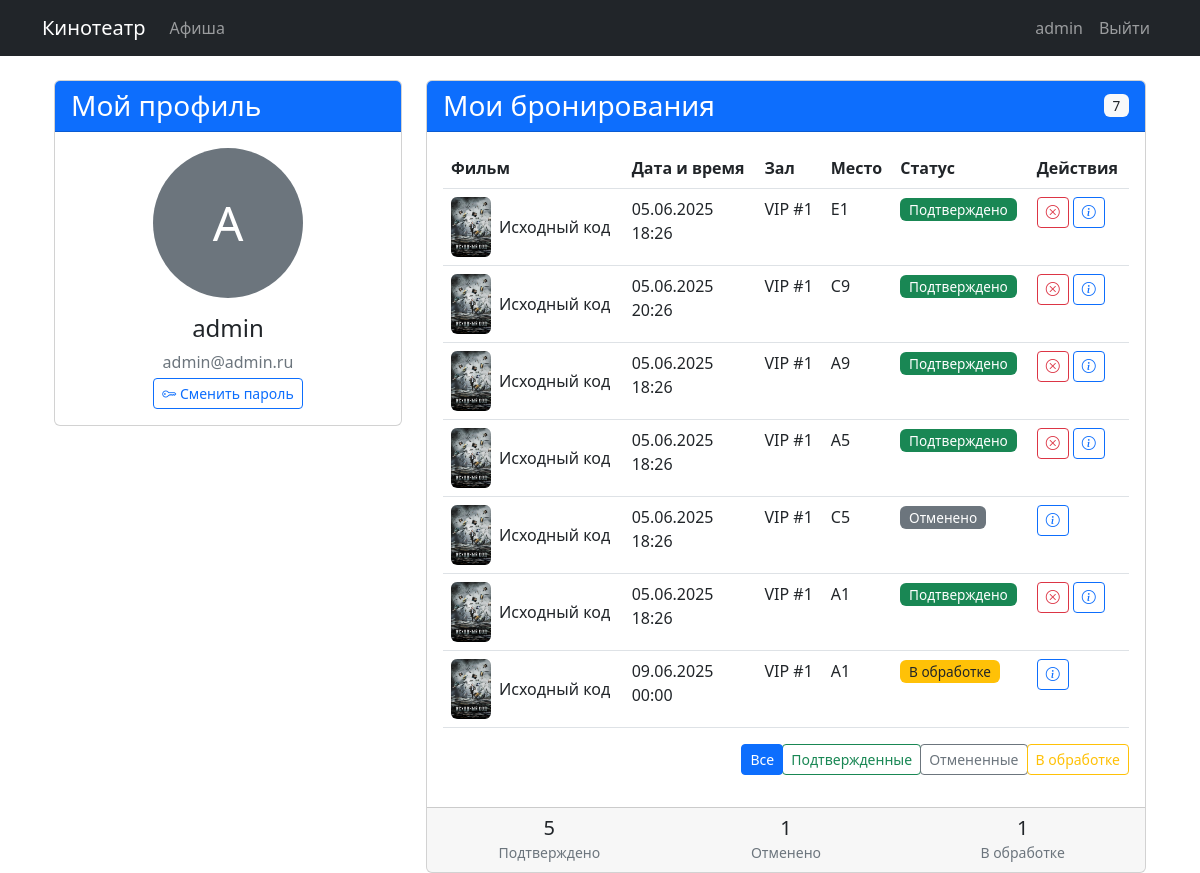
The page /profile/ (signed in) on the database as committed earlier.
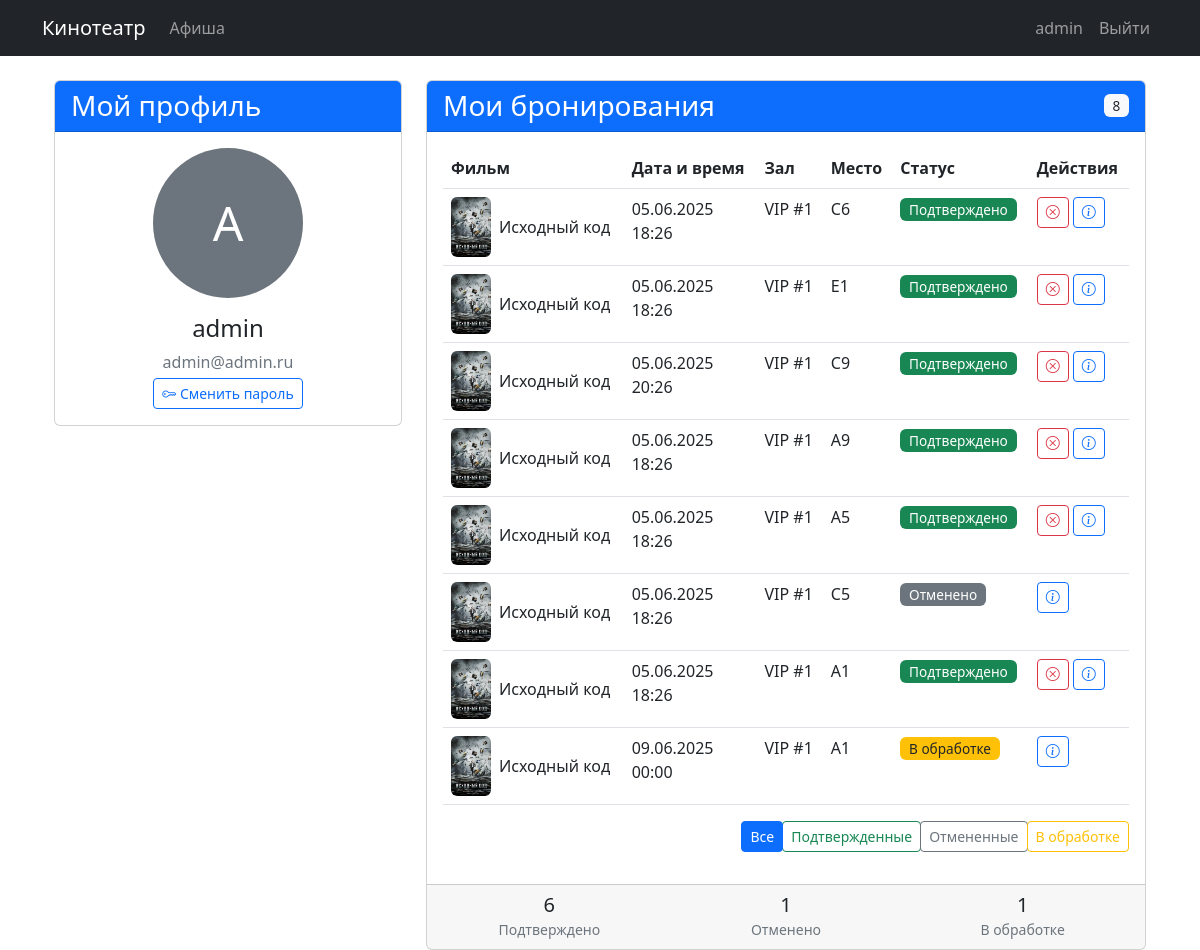
The same page on the database as committed later.
### cinema/models.py (models this page shows, shortened)
class Booking(models.Model):
    STATUS_CHOICES = [
        ('confirmed', 'Подтверждено'),
        ('cancrled', 'Отменено'),
        ('pending', 'В обработке'),
    ]
    user = models.ForeignKey(User, on_delete=models.CASCADE)
    session = models.ForeignKey(Session, on_delete=models.CASCADE)
    seat = models.CharField(max_length=10)
    booked_at = models.DateTimeField(auto_now_add=True)
    status = models.CharField(max_length=10, choices=STATUS_CHOICES, default='pending')
    class Meta:
        unique_together = ('session','seat')

class Session(models.Model):
    movie = models.ForeignKey(Movie, on_delete=models.CASCADE)
    start_time =  models.DateTimeField()
    hall = models.ForeignKey(CinemaHall, on_delete=models.CASCADE)
    price = models.DecimalField(max_digits=8, decimal_places=2)

class Movie(models.Model):
    title = models.CharField(max_length=200)
    description = models.TextField()
    duration = models.IntegerField(help_text="Длительность в минутах")
    retease_date = models.DateField()
    genres = models.ManyToManyField(Genre)
    directors = models.ForeignKey(Director, on_delete=models.CASCADE)
    actors = models.ManyToManyField(Actors)
    poster = models.ImageField(
        upload_to='posters/',
        validators=[validate_image_extension, validate_image_size]
    )
    rating = models.FloatField(
        null=True, blank=True,
        validators=[MinValueValidator(0.0), MaxValueValidator(10.0)]
    )

class CinemaHall(models.Model):
    name = models.CharField(max_length=100)
    seat = models.IntegerField(validators=[MinValueValidator(1)])

### cinema/views.py (the view)
# urls.py: path('profile/', views.profile, name='profile'),
@login_required
def profile(request):
    bookings = Booking.objects.filter(user=request.user).order_by('-booked_at')
    status = request.GET.get('status')
    if status and status != 'all':
        bookings = bookings.filter(status=status)
    stats = {
        'confirmed': Booking.objects.filter(user=request.user, status='confirmed').count(),
        'canceled': Booking.objects.filter(user=request.user, status='canceled').count(),
        'pending': Booking.objects.filter(user=request.user, status='pending').count(),
    }
    context = {
        'bookings': bookings,
        'stats': stats,
    }
    return render(request, 'cinema/profile.html', context)

### cinema/templates/cinema/profile.html (shortened to what this page needs)
{% extends 'cinema/base.html' %}
{% load static %}
{% block content %}
<div class="container">
    <div class="row">
        <div class="col-md-4 mb-4">
            <div class="card">
                <div class="card-header bg-primary text-white">
                    <h3 class="mb-0">Мой профиль</h3>
                </div>
                <div class="card-body text-center">
                    {% if user.avatar %}
                        <img src="{{ user.avatar.url }}" class="rounded-circle mb-3" width="150" height="150" alt="Аватар">
                    {% else %}
                        <div class="bg-secondary rounded-circle d-flex align-items-center justify-content-center mb-3" style="width: 150px; height: 150px; margin: 0 auto;">
                            <span class="text-white" style="font-size: 3rem;">{{ user.username|first|upper }}</span>
                        </div>
                    {% endif %}
                    <h4>{{ user.username }}</h4>
                    {% if user.email %}
                        <p class="text-muted mb-1">{{ user.email }}</p>
                    {% endif %}
                    <a href="{% url 'password_change' %}" class="btn btn-outline-primary btn-sm">
                        <i class="bi bi-key"></i> Сменить пароль
                    </a>
                </div>
            </div>
        </div>
        <div class="col-md-8">
            <div class="card">
                <div class="card-header bg-primary text-white">
                    <div class="d-flex justify-content-between align-items-center">
                        <h3 class="mb-0">Мои бронирования</h3>
                        <span class="badge bg-light text-dark">{{ bookings.count }}</span>
                    </div>
                </div>
                <div class="card-body">
                    {% if bookings %}
                        <div class="table-responsive">
                            <table class="table table-hover">
                                <thead>
                                    <tr>
                                        <th>Фильм</th>
                                        <th>Дата и время</th>
                                        <th>Зал</th>
                                        <th>Место</th>
                                        <th>Статус</th>
                                        <th>Действия</th>
                                    </tr>
                                </thead>
                                <tbody>
                                    {% for booking in bookings %}
                                    <tr>
                                        <td>
                                            <div class="d-flex align-items-center">
                                                {% if booking.session.movie.poster %}
                                                    <img src="{{ booking.session.movie.poster.url }}" class="rounded me-2" width="40" height="60" alt="{{ booking.session.movie.title }}">
                                                {% endif %}
                                                <span>{{ booking.session.movie.title }}</span>
                                            </div>
                                        </td>
                                        <td>
                                            {{ booking.session.start_time|date:"d.m.Y" }}<br>
                                            {{ booking.session.start_time|time:"H:i" }}
                                        </td>
                                        <td>{{ booking.session.hall.name }}</td>
                                        <td>{{ booking.seat }}</td>
                                        <td>
                                            {% if booking.status == 'confirmed' %}
                                                <span class="badge bg-success">Подтверждено</span>
                                            {% elif booking.status == 'canceled' %}
                                                <span class="badge bg-secondary">Отменено</span>
                                            {% else %}
                                                <span class="badge bg-warning text-dark">В обработке</span>
                                            {% endif %}
                                        </td>
                                        <td>
                                            {% if booking.status == 'confirmed' %}
                                                <a href="{% url 'cancel_booking' booking.id %}" class="btn btn-sm btn-outline-danger" title="Отменить">
                                                    <i class="bi bi-x-circle"></i>
                                                </a>
                                            {% endif %}
                                            <a href="{% url 'movie_detail' booking.session.movie.id %}" class="btn btn-sm btn-outline-primary" title="Подробнее">
                                                <i class="bi bi-info-circle"></i>
                                            </a>
                                        </td>
                                    </tr>
                                    {% endfor %}
                                </tbody>
                            </table>
                        </div>
                        <div class="d-flex justify-content-end mb-3">
                            <div class="btn-group btn-group-sm" role="group">
                                <a href="?status=all" class="btn btn-outline-primary {% if request.GET.status == 'all' or not request.GET.status %}active{% endif %}">
                                    Все
                                </a>
                                <a href="?status=confirmed" class="btn btn-outline-success {% if request.GET.status == 'confirmed' %}active{% endif %}">
                                    Подтвержденные
                                </a>
                                <a href="?status=canceled" class="btn btn-outline-secondary {% if request.GET.status == 'canceled' %}active{% endif %}">
                                    Отмененные
                                </a>
                                <a href="?status=pending" class="btn btn-outline-warning {% if request.GET.status == 'pending' %}active{% endif %}">
                                    В обработке
                                </a>
                            </div>
                        </div>
                    {% endif %}
                </div>
                <div class="card-footer">
                    <div class="row text-center">
                        <div class="col-4">
                            <div class="h5 mb-0">{{ stats.confirmed }}</div>
                            <small class="text-muted">Подтверждено</small>
                        </div>
                        <div class="col-4">
                            <div class="h5 mb-0">{{ stats.canceled }}</div>
                            <small class="text-muted">Отменено</small>
                        </div>
                        <div class="col-4">
                            <div class="h5 mb-0">{{ stats.pending }}</div>
                            <small class="text-muted">В обработке</small>
                        </div>
                    </div>
                </div>
            </div>
        </div>
    </div>
</div>
{% endblock %}
{% block scripts %}
<link rel="stylesheet" href="https://cdn.jsdelivr.net/npm/bootstrap-icons@1.10.0/font/bootstrap-icons.css">
{% endblock %}

### cinema/templates/cinema/base.html (shortened to what this page needs)
<!DOCTYPE html>
<html lang="ru">
<head>
    <link href="https://cdn.jsdelivr.net/npm/bootstrap@5.2.3/dist/css/bootstrap.min.css" rel="stylesheet">
</head>
<body>
    <nav class="navbar navbar-expand-lg navbar-dark bg-dark">
        <div class="container">
            <a class="navbar-brand" href="{% url 'home' %}">Кинотеатр</a>
            <div class="collapse navbar-collapse">
                <ul class="navbar-nav me-auto">
                    <li class="nav-item">
                        <a class="nav-link" href="{% url 'home' %}">Афиша</a>
                    </li>
                </ul>
                <ul class="navbar-nav">
                    {% if user.is_authenticated %}
                        <li class="nav-item">
                            <a class="nav-link"
                            {% comment %} href="{% url 'profile' %}" {% endcomment %}
                            >
                                {{ user.username }}
                            </a>
                        </li>
                        <li class="nav-item">
                            <a class="nav-link" href="{% url 'logout' %}">Выйти</a>
                        </li>
                    {% endif %}
                </ul>
            </div>
        </div>
    </nav>
    <div class="container mt-4">
        {% block content %}{% endblock %}
    </div>
    {% block scripts %}{% endblock %}
</body>
</html>

### cinema/templates/cinema/profile.html (style rules this page uses)
.table img { object-fit: cover; }
.badge { font-size: 0.85em; font-weight: normal; }
.btn-group .btn { border-radius: 0.25rem !important; }
.btn-group .btn:first-child { border-top-left-radius: 0.25rem !important; border-bottom-left-radius: 0.25rem !important; }
.btn-group .btn:last-child { border-top-right-radius: 0.25rem !important; border-bottom-right-radius: 0.25rem !important; }

Rows that differ between the two databases and show on the page:
added Booking: session.movie.poster (picture), session.movie "Исходный код", session.start_time "05.06.2025", session.start_time "18:26", session.hall.name "VIP #1", seat "C6", status "Подтверждено"
Other text that changed with them:
{{ bookings.count }}: "7" → "8"
{{ stats.confirmed }}: "5" → "6"
